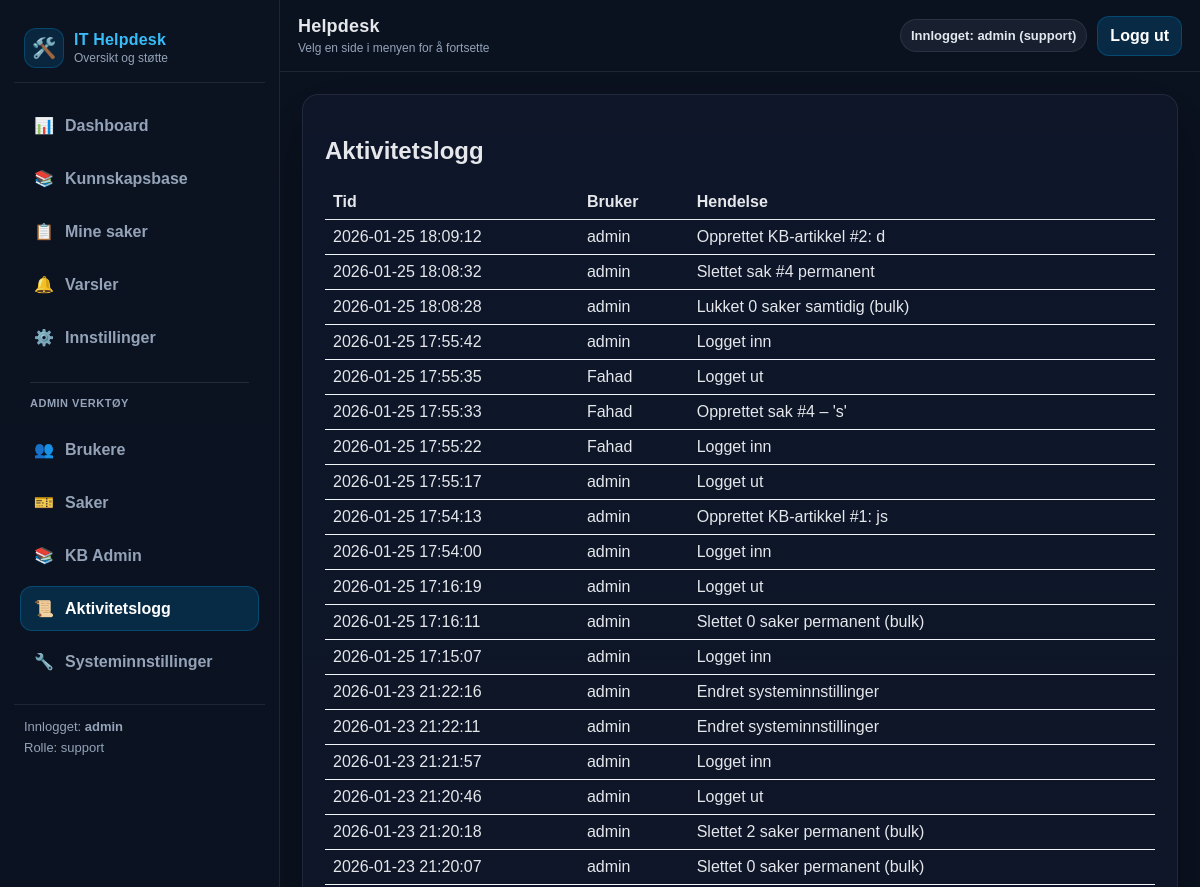
The page /admin/activity (signed in, upper part) on the database as committed earlier.
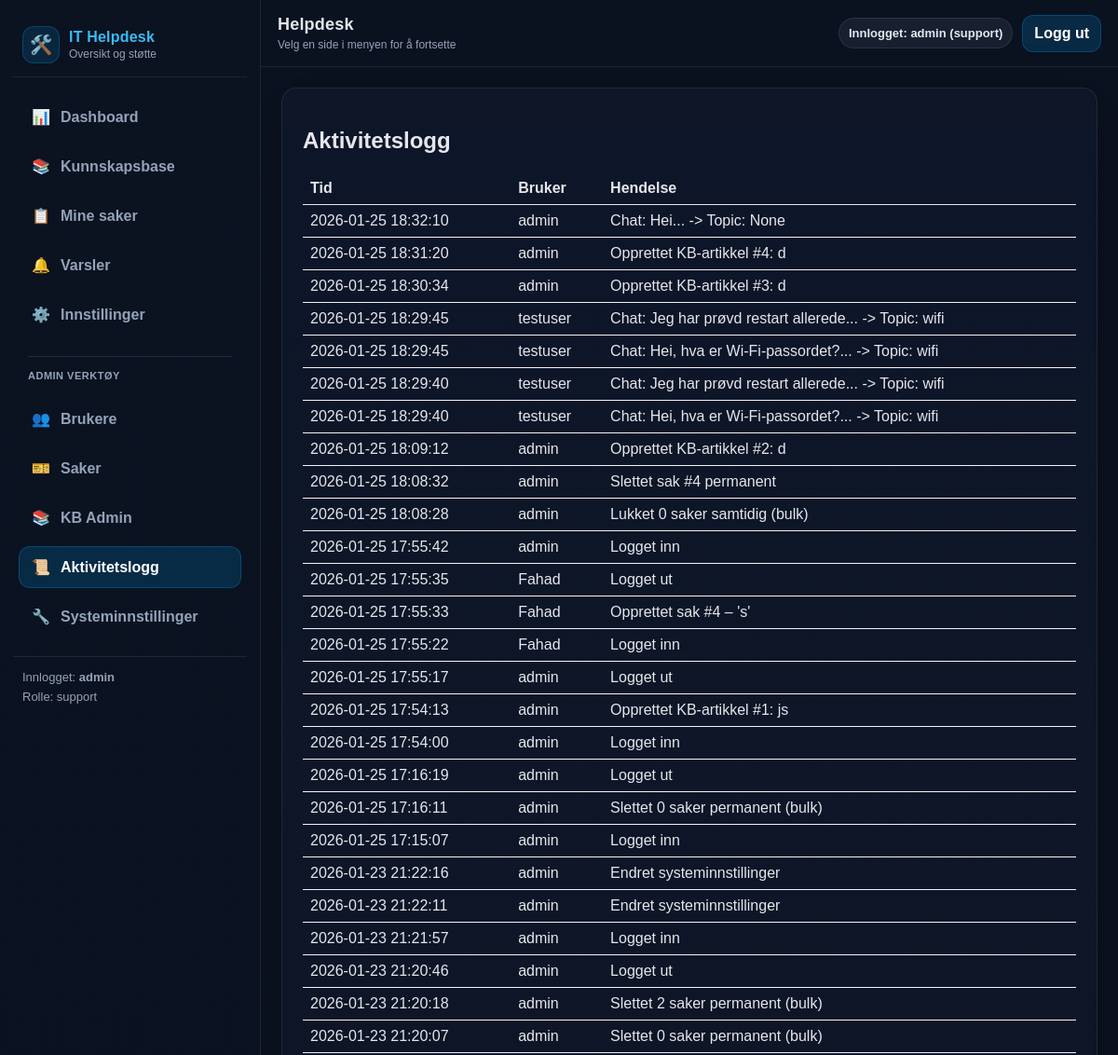
The same page on the database as committed later.
### tables this page shows
CREATE TABLE activity (
            id INTEGER PRIMARY KEY AUTOINCREMENT,
            user TEXT NOT NULL,
            details TEXT NOT NULL,
            created_at TEXT NOT NULL DEFAULT (datetime('now'))
        );

### routes.py (the view)
@bp.route("/admin/activity")
def activity_log():
    user = current_user()
    if not user:
        return redirect(url_for("main.login"))
    if current_role() != "support":
        abort(403)
    try:
        entries = get_activity(200)
    except Exception as e:
        logger.error(f"Activity log error: {e}")
        entries = []
    return render_template("logs.html", log_entries=entries)

### __init__.py (called while the page is built)
def create_app():
    app = Flask(__name__)
    app.config.from_object(Config)
    init_mail(app)
    @app.after_request
    def set_security_headers(response):
        response.headers['X-Content-Type-Options'] = 'nosniff'
        response.headers['X-Frame-Options'] = 'DENY'
        response.headers['X-XSS-Protection'] = '1; mode=block'
        return response
    from .routes import bp
    app.register_blueprint(bp)
    return app

### db.py (called while the page is built)
def count_notifications(user: str) -> int:
    conn = _conn()
    cur = conn.cursor()
    cur.execute("SELECT COUNT(*) AS c FROM notifications WHERE user = ? AND read = 0", (user,))
    row = cur.fetchone()
    conn.close()
    return int(row["c"]) if row else 0

def get_activity(limit: int = 100) -> List[Dict[str, Any]]:
    conn = _conn()
    cur = conn.cursor()
    cur.execute("SELECT * FROM activity ORDER BY id DESC LIMIT ?", (limit,))
    rows = cur.fetchall()
    conn.close()
    return [dict(r) for r in rows]

def _conn() -> sqlite3.Connection:
    DB_PATH.parent.mkdir(parents=True, exist_ok=True)
    conn = sqlite3.connect(DB_PATH)
    conn.row_factory = sqlite3.Row
    return conn

### routes.py (called while the page is built)
def current_user():
    return session.get("user")

def current_role():
    return session.get("role")

@bp.before_app_request
def ensure_db():
    try:
        init_db()
    except Exception as e:
        logger.error(f"Database initialization failed: {e}")

@bp.context_processor
def inject_notification_count():
    if current_user():
        try:
            return {"notif_count": count_notifications(current_user())}
        except Exception:
            return {"notif_count": 0}
    return {"notif_count": 0}

### templates/logs.html
{% extends "base.html" %}
{% block content %}
<div class="card">
  <h2>Aktivitetslogg</h2>
  {% if log_entries and log_entries|length > 0 %}
    <table style="width:100%; border-collapse: collapse;">
      <thead>
        <tr>
          <th style="text-align:left; border-bottom:1px solid #e5e7eb; padding:8px;">Tid</th>
          <th style="text-align:left; border-bottom:1px solid #e5e7eb; padding:8px;">Bruker</th>
          <th style="text-align:left; border-bottom:1px solid #e5e7eb; padding:8px;">Hendelse</th>
        </tr>
      </thead>
      <tbody>
        {% for e in log_entries %}
        <tr>
          <td style="padding:8px; border-bottom:1px solid #f1f5f9;">{{ e.created_at }}</td>
          <td style="padding:8px; border-bottom:1px solid #f1f5f9;">{{ e.user }}</td>
          <td style="padding:8px; border-bottom:1px solid #f1f5f9;">{{ e.details }}</td>
        </tr>
        {% endfor %}
      </tbody>
    </table>
  {% else %}
    <p class="muted">Ingen loggoppføringer.</p>
  {% endif %}
</div>
{% endblock %}

### templates/base.html (shortened to what this page needs)
<!doctype html>
<html lang="no">
  <head>
  </head>
  <body>
    {% set ep = request.endpoint or "" %}
    <div class="app">
      <aside class="sidebar">
        <div class="brand">
          <div class="logo">🛠️</div>
          <div>
            <div class="title">IT Helpdesk</div>
            <div class="subtitle">Oversikt og støtte</div>
          </div>
        </div>
        <nav class="nav">
          <a href="{{ url_for('main.dashboard') }}" class="{% if ep == 'main.dashboard' %}active{% endif %}">
            <span class="icon">📊</span> Dashboard
          </a>
          <a href="{{ url_for('main.kb') }}" class="{% if ep == 'main.kb' %}active{% endif %}">
            <span class="icon">📚</span> Kunnskapsbase
          </a>
          <a href="{{ url_for('main.tickets') }}" class="{% if ep == 'main.tickets' %}active{% endif %}">
            <span class="icon">📋</span> Mine saker
          </a>
          <a href="{{ url_for('main.notifications_page') }}" class="{% if ep == 'main.notifications_page' %}active{% endif %}">
            <span class="icon">🔔</span> Varsler
          </a>
          <a href="{{ url_for('main.settings') }}" class="{% if ep == 'main.settings' %}active{% endif %}">
            <span class="icon">⚙️</span> Innstillinger
          </a>
          {% if session.get("role") == "support" %}
            <div style="margin:14px 10px 10px; padding-top:14px; border-top:1px solid rgba(148,163,184,.18); color:#94a3b8; font-size:11px; font-weight:900; letter-spacing:.5px;">
              ADMIN VERKTØY
            </div>
            <a href="{{ url_for('main.admin_users') }}" class="{% if ep == 'main.admin_users' %}active{% endif %}">
              <span class="icon">👥</span> Brukere
            </a>
            <a href="{{ url_for('main.admin_tickets') }}" class="{% if ep == 'main.admin_tickets' %}active{% endif %}">
              <span class="icon">🎫</span> Saker
            </a>
            <a href="{{ url_for('main.admin_kb') }}" class="{% if ep == 'main.admin_kb' %}active{% endif %}">
              <span class="icon">📚</span> KB Admin
            </a>
            <a href="{{ url_for('main.activity_log') }}" class="{% if ep == 'main.activity_log' %}active{% endif %}">
              <span class="icon">📜</span> Aktivitetslogg
            </a>
            <a href="{{ url_for('main.admin_settings') }}" class="{% if ep == 'main.admin_settings' %}active{% endif %}">
              <span class="icon">🔧</span> Systeminnstillinger
            </a>
          {% endif %}
        </nav>
        <div class="sidebar-footer">
          {% if session.get("user") %}
            Innlogget: <strong>{{ session.get("user") }}</strong>
            <div style="margin-top:6px; color:var(--muted);">
              Rolle: {{ session.get("role") }}
            </div>
          {% else %}
            Ikke innlogget
          {% endif %}
        </div>
      </aside>
      <div class="main">
        <header class="topbar">
          <div class="topbar-left">
            <p class="h1">Helpdesk</p>
            <p class="p">Velg en side i menyen for å fortsette</p>
          </div>
          <div class="topbar-right">
            {% if session.get("user") %}
              <span class="pill">Innlogget: {{ session.get("user") }} ({{ session.get("role") }})</span>
              <a class="btn" href="{{ url_for('main.logout') }}">Logg ut</a>
            {% endif %}
          </div>
        </header>
        <main class="page">
          <div class="content-wrap">
            {% block content %}{% endblock %}
          </div>
        </main>
      </div>
    </div>
  </body>
</html>

### templates/base.html (style rules this page uses)
:root { --bg:#0b1220; --panel:#0f172a; --panel2:#111c33; --border:rgba(148,163,184,.14); --muted:#94a3b8; --text:#e5e7eb; --primary:#0284c7; --primaryHover:#0ea5e9; --sidebarW: 280px; --topbarH: 72px; --radius: 16px; }
* { box-sizing:border-box; }
html, body { height:100%; }
body { margin:0; font-family: Arial, sans-serif; background:var(--bg); color:var(--text); }
.app { min-height:100vh; display:flex; }
.sidebar { width:var(--sidebarW); background:linear-gradient(180deg, #0b1220 0%, #0a1020 100%); border-right:1px solid var(--border); position:fixed; left:0; top:0; bottom:0; padding:18px 14px; overflow:auto; }
.brand { display:flex; align-items:center; gap:10px; padding:10px 10px 14px; border-bottom:1px solid var(--border); margin-bottom:14px; }
.brand .logo { width:40px; height:40px; display:flex; align-items:center; justify-content:center; border-radius:12px; background:rgba(2,132,199,.18); border:1px solid rgba(2,132,199,.35); font-size:20px; }
.brand .title { font-weight:900; letter-spacing:.2px; color:#38bdf8; }
.brand .subtitle { font-size:12px; color:var(--muted); margin-top:2px; }
.nav { display:flex; flex-direction:column; gap:8px; padding:6px 6px; }
.nav a { display:flex; align-items:center; gap:10px; padding:12px 12px; border-radius:12px; text-decoration:none; color:var(--muted); font-weight:800; border:1px solid transparent; }
.nav a.active { background:rgba(2,132,199,.22); border-color:rgba(2,132,199,.35); color:#ffffff; }
.nav .icon { width:22px; display:inline-flex; align-items:center; justify-content:center; opacity:.95; }
.sidebar-footer { margin-top:14px; padding:14px 10px; border-top:1px solid var(--border); color:var(--muted); font-size:13px; }
.main { margin-left:var(--sidebarW); width:calc(100% - var(--sidebarW)); min-height:100vh; display:flex; flex-direction:column; }
.topbar { height:var(--topbarH); position:sticky; top:0; z-index:20; display:flex; align-items:center; justify-content:space-between; padding:14px 18px; background:rgba(11,18,32,.86); backdrop-filter: blur(10px); border-bottom:1px solid var(--border); }
.topbar-left { display:flex; flex-direction:column; gap:4px; }
.topbar-left .h1 { font-size:18px; font-weight:900; margin:0; letter-spacing:.2px; }
.topbar-left .p { margin:0; font-size:12px; color:var(--muted); }
.topbar-right { display:flex; align-items:center; gap:10px; flex-wrap:wrap; justify-content:flex-end; }
.pill { display:inline-flex; align-items:center; gap:8px; padding:8px 10px; border-radius:999px; background:rgba(148,163,184,.10); border:1px solid rgba(148,163,184,.14); color:#e2e8f0; font-weight:800; font-size:13px; white-space:nowrap; }
.btn { display:inline-flex; align-items:center; gap:8px; padding:10px 12px; border-radius:12px; text-decoration:none; font-weight:900; border:1px solid rgba(2,132,199,.35); background:rgba(2,132,199,.22); color:#fff; }
.page { padding:22px 22px 80px; }
.content-wrap { background:linear-gradient(180deg, rgba(15,23,42,.85) 0%, rgba(15,23,42,.65) 100%); border:1px solid rgba(148,163,184,.14); border-radius:var(--radius); padding:22px; box-shadow:0 20px 60px rgba(0,0,0,.35); }

Rows that differ between the two databases and show on the page:
added activity: created_at "2026-01-25 18:32:10", user "admin", details "Chat: Hei... -> Topic: None"
added activity: created_at "2026-01-25 18:31:20", user "admin", details "Opprettet KB-artikkel #4: d"
added activity: created_at "2026-01-25 18:30:34", user "admin", details "Opprettet KB-artikkel #3: d"
added activity: created_at "2026-01-25 18:29:45", user "testuser", details "Chat: Jeg har prøvd restart allerede... -> Topic: wifi"
added activity: created_at "2026-01-25 18:29:45", user "testuser", details "Chat: Hei, hva er Wi-Fi-passordet?... -> Topic: wifi"
added activity: created_at "2026-01-25 18:29:40", user "testuser", details "Chat: Jeg har prøvd restart allerede... -> Topic: wifi"
added activity: created_at "2026-01-25 18:29:40", user "testuser", details "Chat: Hei, hva er Wi-Fi-passordet?... -> Topic: wifi"
